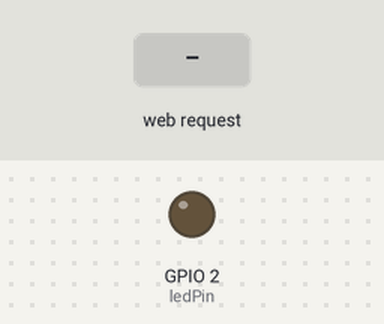
This sketch was run on a simulated ESP32. On the bench: output pins drawn as LEDs (lit = HIGH). Inputs (shaded band) come from the test bench. What the sketch prints to the serial monitor is not drawn.

Above: at 1.2 s.
1.3 s: HTTP request GET /LED=ON received
At 1.6 s:
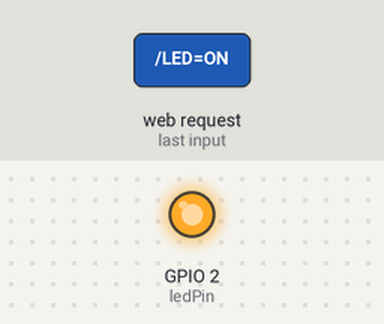
2.8 s: HTTP request GET /LED=OFF received
At 3.9 s:
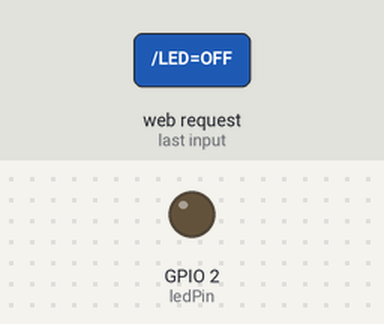
Timing chart, 0 to 5.8 s (numbered marks = the images above; inputs shaded):
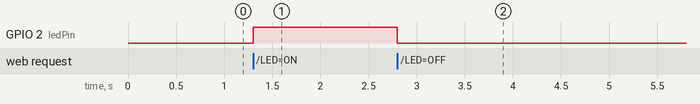

Measured:
- after the input at 1.3 s, GPIO 2 (ledPin): LOW → HIGH at once
- after the input at 2.8 s, GPIO 2 (ledPin): HIGH → LOW at once

The sketch:

sketch_mar18a.ino
```cpp
#include <WiFi.h>

const char* ssid = "ESP32-Access-Point";
const char* password = "123456789";

const int ledPin = 2;  // Built-in LED on most ESP32 boards

WiFiServer server(80);

void setup() {
  Serial.begin(115200);
  pinMode(ledPin, OUTPUT);

  // Set up Access Point
  Serial.println("Setting up Access Point...");
  WiFi.softAP(ssid, password);

  IPAddress IP = WiFi.softAPIP();
  Serial.print("AP IP address: ");
  Serial.println(IP);

  server.begin();
}

void loop() {
  WiFiClient client = server.available();
  if (client) {
    String currentLine = "";
    while (client.connected()) {
      if (client.available()) {
        char c = client.read();
        if (c == '\n') {
          if (currentLine.length() == 0) {
            client.println("HTTP/1.1 200 OK");
            client.println("Content-type:text/html");
            client.println("Connection: close");
            client.println();

            client.println("<!DOCTYPE html><html>");
            client.println("<head><meta name=\"viewport\" content=\"width=device-width, initial-scale=1\">");
            client.println("<style>body { font-family: Arial; text-align: center; }");
            client.println(".button { background-color: #4CAF50; border: none; color: white; padding: 16px 40px;");
            client.println("text-decoration: none; font-size: 30px; margin: 2px; cursor: pointer; }</style></head>");

            client.println("<body><h1>ESP32 Web Server</h1>");
            client.println("<p><a href=\"/LED=ON\"><button class=\"button\">ON</button></a></p>");
            client.println("<p><a href=\"/LED=OFF\"><button class=\"button\">OFF</button></a></p>");
            client.println("</body></html>");

            break;
          } else {
            currentLine = "";
          }
        } else if (c != '\r') {
          currentLine += c;
        }

        if (currentLine.endsWith("GET /LED=ON")) {
          digitalWrite(ledPin, HIGH);
        } else if (currentLine.endsWith("GET /LED=OFF")) {
          digitalWrite(ledPin, LOW);
        }
      }
    }
    client.stop();
  }
}
```
